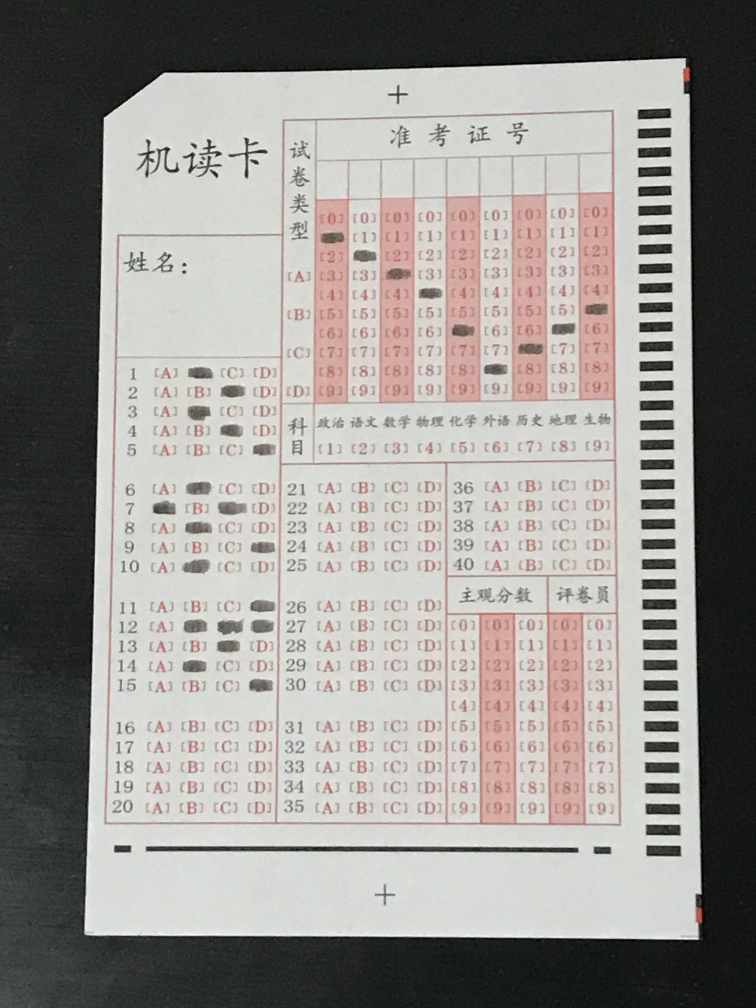
%> input picture stdim/2020030003.jpg, 3024 x 4032 px (shown at 1/4 size); its folder holds only this picture in this run
$ octave main.m   (GNU Octave 9; MATLAB toolbox functions it lacks are replaced by stand-ins)
%> lines starting %> are read from the running program, lines starting %| are printed output that depends on the picture; in (x1, y1, x2, y2) boxes, pixels count from 0 and x2, y2 are one past the last pixel; in counts of white or black regions, pixels touching at a corner belong together; the program's own positions count from 1
clc;%清除命令窗口的内容
clear;%清除工作空间的所有变量
close all;%关闭所有打开的窗口

file_path =  './stdim/';% 图像文件夹路径 批量处理一个文件夹中的jpg图像
rlt_excel_dir = 'rlt_excel';%存放结果excel表格
answer_excel = 'answer/answer.xlsx';%标准答案excel表格

img_path_list = dir(strcat(file_path,'*.jpg'));%获取该文件夹中所有jpg格式的图像
img_num = length(img_path_list);%获取图像总数量
errno = 0;%错误代码，0表示无误
if img_num > 0 %有图像
    for k = 1:img_num %逐一读取图像
        image_name = img_path_list(k).name;% 图像名
        image =  imread(strcat(file_path,image_name));
        %I{j}=image;
        fprintf('%s\n',strcat(file_path,image_name));% 显示正在处理的图像名

       %% 识别过程
        %预处理
        SHOW=1;
        if numel(image)>2%判断输入图像是彩图还是灰度图
%             gray=rgb2gray(image);%用灰度化函数灰度化
            %自定义灰度化，由于红色的干扰比较大，因此降低红色通道的比重
            R = image(:,:,1);  %通道R
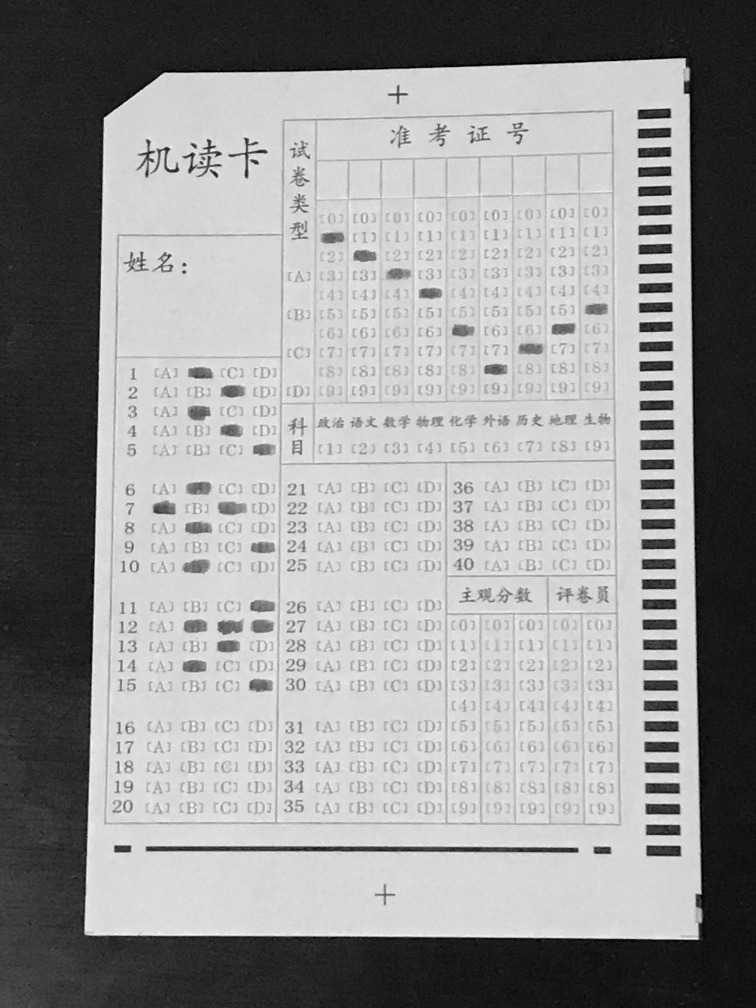
%> R: size 4032x3024 uint8 (shown at 1/4 size); min 0, max 255, mean 149.3
            G = image(:,:,2);  %通道G
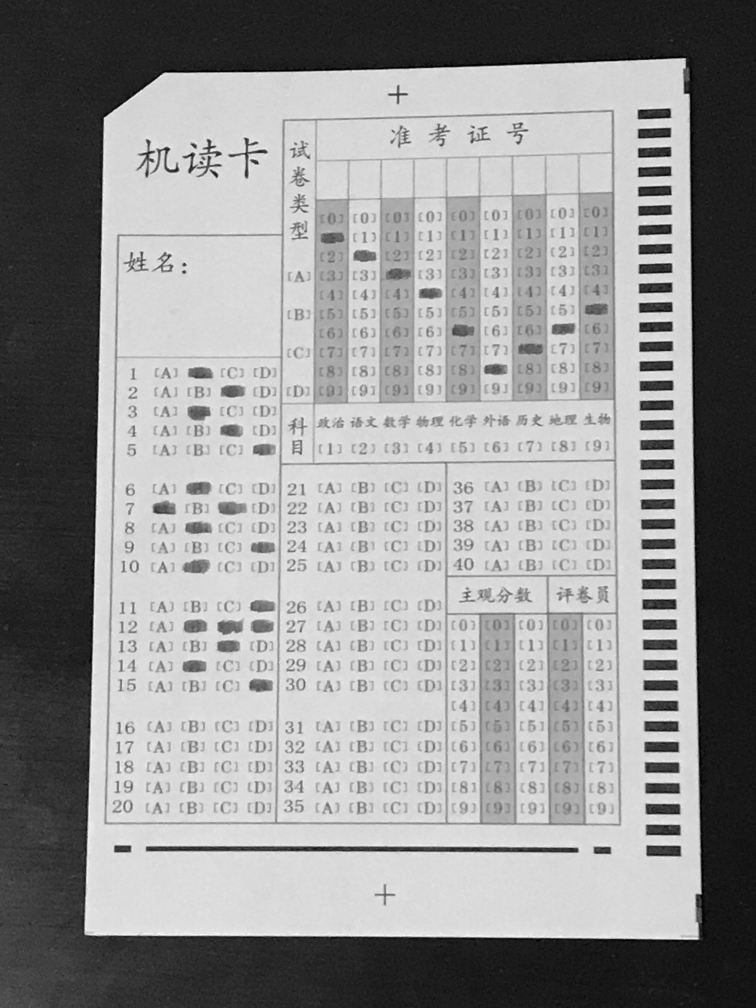
%> G: size 4032x3024 uint8 (shown at 1/4 size); min 0, max 255, mean 146.1
            B = image(:,:,3);  %通道B
            gray = (G.*0.45 + B.*0.45 + R.*0.10);%降低R通道权重
        else
            gray=image;
        end
        %滤波与二值化
        g_bw = imbinarize(gray).*1.0;
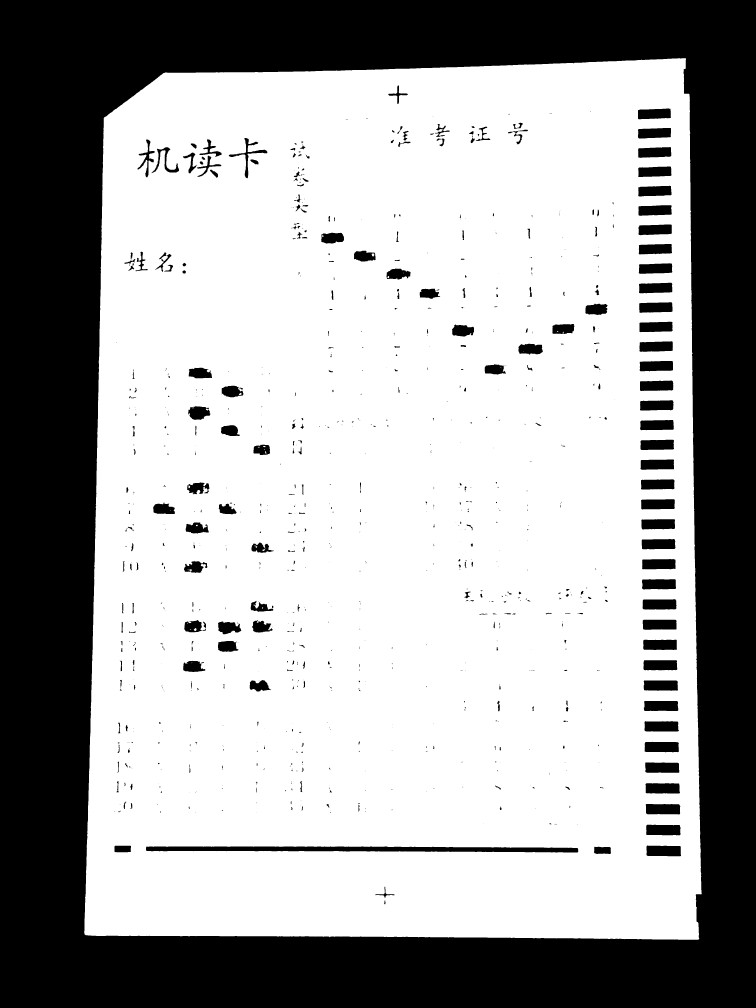
%> g_bw: size 4032x3024 double (shown at 1/4 size); values 0 (black) and 1 (white), 65.2% white; 928 black regions (511 under 20 px), largest, box (x1, y1, x2, y2) and area: (0, 0, 3024, 4032) 3884001, (584, 3386, 2313, 3410) 31639, (2586, 3382, 2724, 3425) 5584
        Low_High = stretchlim(g_bw, [0.0 0.3]);
%> Low_High = [0; 1]
        enmed= imadjust(g_bw, Low_High, [ ]);%对比度增强
        med = medfilt2(enmed, [7 5]);%中值滤波
%> med: size 4032x3024 double; values 0 (black) and 1 (white), 65.3% white; 421 black regions (99 under 20 px), largest, box (x1, y1, x2, y2) and area: (0, 0, 3024, 4032) 3884020, (584, 3386, 2313, 3410) 31630, (2586, 3382, 2724, 3425) 5574
        gausFilter = fspecial('gaussian',[5 5],10);   %高斯滤波器
        blur=imfilter(med,gausFilter,'replicate'); %高斯滤波

        bw = imbinarize(blur, max(0.2,graythresh(blur)-0.2));%im2bw
%> bw: size 4032x3024 logical; 65.7% white; 326 black regions (100 under 20 px), largest, box (x1, y1, x2, y2) and area: (0, 0, 3024, 4032) 3872413, (585, 3387, 2312, 3409) 28148, (2587, 3384, 2723, 3424) 5227
        if SHOW
            figure(),subplot(121),imshow(image);title('原图');
            subplot(122),imshow(gray);title('灰度图');
            figure('name','预处理过程');
            subplot(2, 2, 1);imshow(enmed);title('对比度增强');
            subplot(2, 2, 2);imshow(med);title('中值滤波');
            subplot(2, 2, 3), imshow(blur), title('高斯平滑');
            subplot(2, 2, 4), imshow(bw), title('二值化');
        end
        %% 定位感兴趣区域
        SHOW=1;
        e_in=bw;
        e_in_gray=gray;
        edged_img=edge(e_in,'canny');%边缘检测
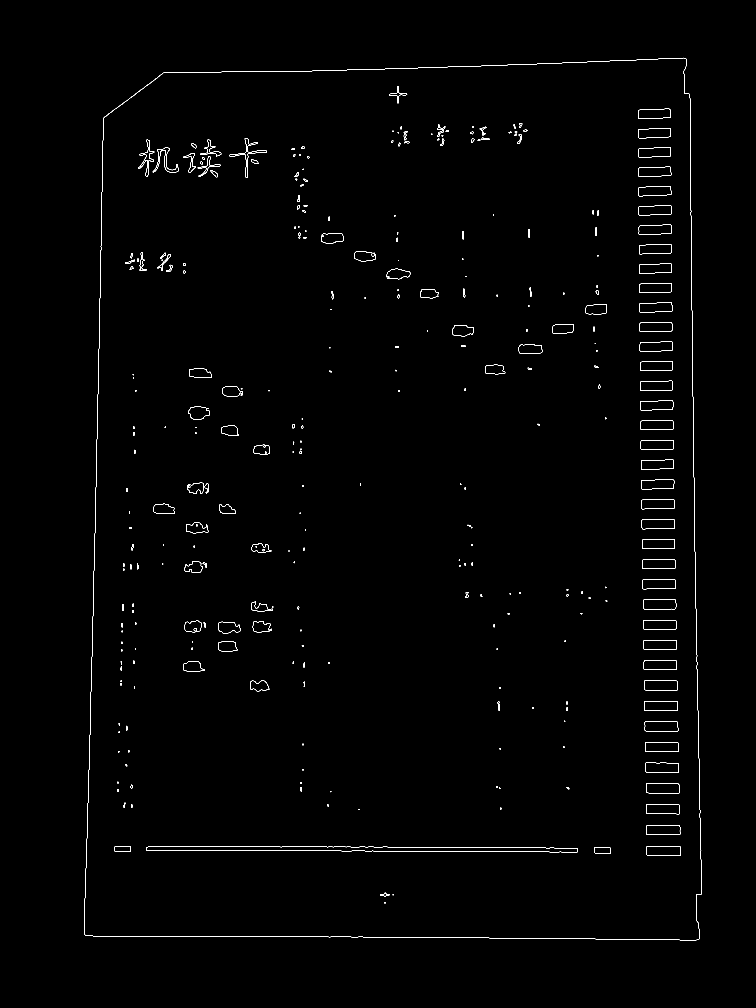
%> edged_img: size 4032x3024 logical (shown at 1/4 size); 0.38% white in thin lines or dots, all inside (x1, y1, x2, y2) = (336, 231, 2808, 3761)
        S1 = regionprops(edged_img,'BoundingBox','PixelIdxList');
%> S1 = 312 regions; largest, box (x1, y1, x2, y2): (336, 231, 2808, 3761), (585, 3387, 2312, 3409), (917, 553, 1068, 711), (611, 590, 715, 689), (552, 559, 617, 708)
        max_area = 0;
        for i = 1:length(S1)%寻找最大BoundingBox，BoundingBox格式[xmin,ymin,width,hight]
            area = S1(i).BoundingBox(3)*S1(i).BoundingBox(4);
            if area>max_area
               max_area = area;
               pos = i;
            end
        end
%> this loop made 312 passes
%> (area, max_area, pos) on pass 1: (8726160, 8726160, 1)
%> area on passes 2 to 7: 1536, 60, 35, 24, 50, 35
        bbox = round(S1(pos).BoundingBox);
%> bbox = [337 232 2472 3530]
        bbox(3:4)=bbox(3:4) + 1;
        ROIofbw=e_in(bbox(2):bbox(2)+bbox(4)-1,bbox(1):bbox(1)+bbox(3)-1);%ROI表示感兴趣区域
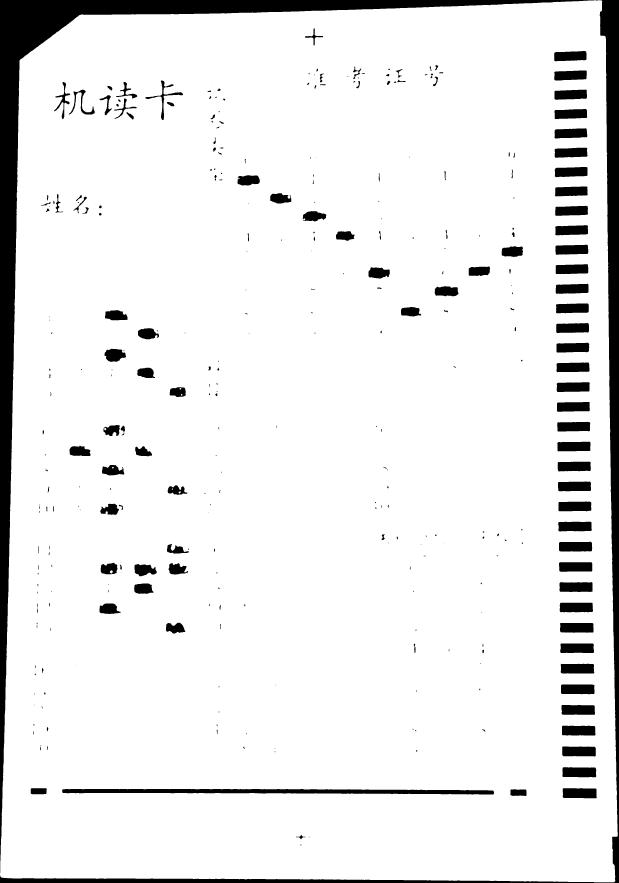
%> ROIofbw: size 3531x2473 logical (shown at 1/4 size); 91.8% white; 326 black regions (100 under 20 px), largest, box (x1, y1, x2, y2) and area: (0, 0, 2473, 3531) 411808, (249, 3156, 1976, 3178) 28148, (2251, 3153, 2387, 3193) 5227
        ROI_ORI=e_in_gray(bbox(2):bbox(2)+bbox(4)-1,bbox(1):bbox(1)+bbox(3)-1);%####ORI
        e_in_new=im2double(zeros(size(e_in)));
        e_in_new(S1(pos).PixelIdxList)=1;
        CNT_ROI=e_in_new(bbox(2):bbox(2)+bbox(4)-1,bbox(1):bbox(1)+bbox(3)-1);%ROI表示感兴趣区域
        if SHOW
            figure('name','边缘检测'),imshow(edged_img);
            figure('name','ROI');
            subplot(1,2,1);
            imshow(ROIofbw);title('感兴趣区域二值图');
            subplot(1,2,2);imshow(CNT_ROI);title('感兴趣区域轮廓');
%> after `imshow(CNT_ROI)`:
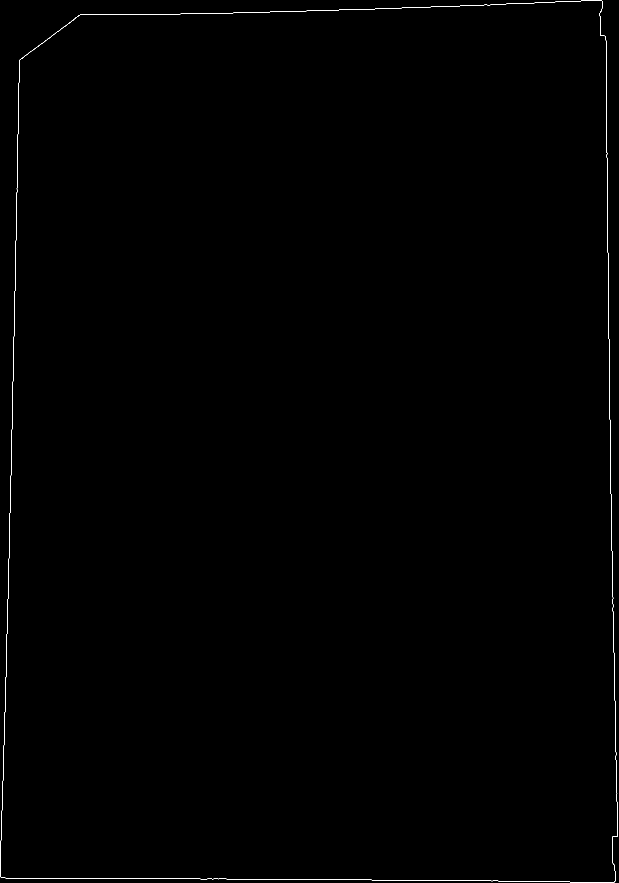
%> displayed picture: size 3531x2473, on the screen's scale of 0 to 255 (shown at 1/4 size); 0.13% white in thin lines or dots
%> (the run ends here)
